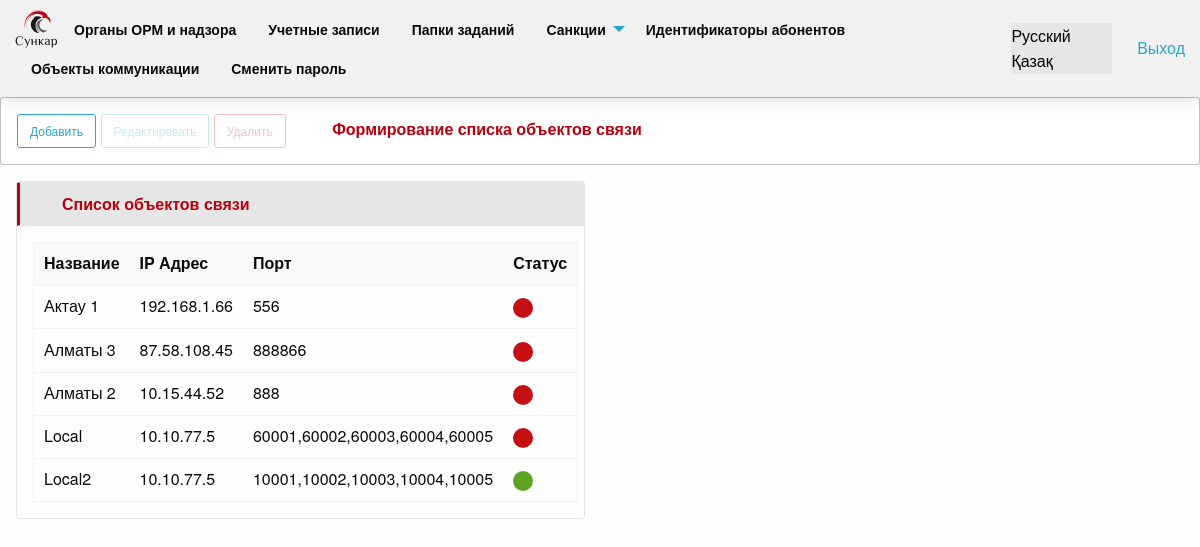
Screenshot of /communication_objects/ (signed in) with the database file from the repository.
### apps/kernel/models.py (models this page shows, shortened)
class CommunicationObject(TimestampMixin):
    class Meta:
        verbose_name = 'Объект связи'
        verbose_name_plural = 'Объекты связи'
        permissions = (
            ('menu_view_communication_objects', 'Объекты связи - в Меню'),
        )
    name = models.CharField(
        max_length=256,
        verbose_name='Название'
    )
    ip_address = models.GenericIPAddressField(
        verbose_name='IP адрес'
    )
    port = models.CharField(
        max_length=128,
        verbose_name='порт'
    )
    state = models.BooleanField(
        default=True,
        verbose_name='Статус'
    )

### apps/kernel/views.py (the view)
class CommunicationObjectView(ListView):
    template_name = 'kernel/communication_object/index.html'
    model = models.CommunicationObject
    context_object_name = 'communication_objects'
    def get_context_data(self, *, object_list=None, **kwargs):
        ctx = super().get_context_data(**kwargs)
        ctx['form_obj'] = forms.CommunicationObjectForm
        return ctx

### apps/system/context_processors.py (called while the page is built)
def menu_context(request):
    context_data = dict()
    user = request.user
    if not request.user.is_authenticated:
        return context_data
    groups = Group.objects.filter(user=user).all()
    permissions = set(Permission.objects.filter(user=user))
    for group in groups:
        permissions.update(set(group.permissions.all()))
    items = []
    for perm in permissions:
        if 'menu_view' in perm.codename:
            item = MENU_ITEMS.get(perm.codename)
            if item:
                items.append(item)
    items = sorted(items, key=lambda k: k.get('priority'))
    context_data['menu_items'] = items
    return context_data

### apps/kernel/templates/kernel/communication_object/index.html (shortened to what this page needs)
{% extends 'kernel/communication_object/base_communication_object.html' %}
{% load i18n %}
{% block actions %}
    <a class="button small hollow button_custom" onclick="onAdd()">
        {% translate 'add_button' %}
    </a>
    <button class="button small hollow button_custom action_button" disabled onclick="onEdit(this)">
        {% translate 'edit_button' %}
    </button>
    <button class="button small hollow alert button_custom action_button" disabled data-open="delete-window"
            onclick="onDelete(this)">
        {% translate 'delete_button' %}
    </button>
    <span class="headers_section">
        {% translate 'header_section_communication_object' %}
    </span>
{% endblock %}
{% block content %}
    <div class="card">
        <div class="card-divider">
            <span class="headers_local">
                {% translate 'header_list_communication_objects' %}
            </span>
        </div>
        <div class="card-section">
            <table class="unstriped">
                <thead>
                <tr>
                    <th>Название</th>
                    <th>IP Адрес</th>
                    <th>Порт</th>
                    <th>Статус</th>
                </tr>
                </thead>
                <tbody>
                {% for obj in communication_objects %}
                    <tr class="items" id="{{ obj.id }}">
                        <td>
                            {{ obj.name }}
                        </td>
                        <td>
                            {{ obj.ip_address }}
                        </td>
                        <td>
                            {{ obj.port }}
                        </td>
                        <td>
                            {% if obj.state %}
                                <span class="badge success">&nbsp;</span>
                            {% else %}
                                <span class="badge alert">&nbsp;</span>
                            {% endif %}
                        </td>
                    </tr>
                {% endfor %}
                </tbody>
            </table>
        </div>
    </div>
{% endblock %}

### apps/system/static/css/app.css (style rules this page uses)
.button_custom { margin-bottom: 0; }
.headers_section { margin: 0; font-weight: 600; padding: 9px 20px 9px 42px; color: #b6010e; outline: none; border-radius: 0; user-select: none; }
.headers_local { border: 1px solid #e6e6e6; border-left: 3px solid #b6010e; margin: 0; font-weight: 600; padding: 9px 20px 9px 42px; color: #b6010e; outline: none; border-radius: 0; user-select: none; }
.card-divider { padding: 0 !important; }

### rows the page displays
CommunicationObject: name "Актау 1", ip_address "192.168.1.66", port "556", state False (drawn)
CommunicationObject: name "Алматы 3", ip_address "87.58.108.45", port "888866", state False (drawn)
CommunicationObject: name "Алматы 2", ip_address "10.15.44.52", port "888", state False (drawn)
CommunicationObject: name "Local", ip_address "10.10.77.5", port "60001,60002,60003,60004,60005", state False (drawn)
CommunicationObject: name "Local2", ip_address "10.10.77.5", port "10001,10002,10003,10004,10005", state True (drawn)

### other values shown
{{ item.name }} "Органы ОРМ и надзора" "Учетные записи" "Папки заданий" "Идентификаторы абонентов" "Объекты коммуникации" "Сменить пароль"
{{ item.name }} "Санкции"
{{ language.name_local }} "Русский" "Қазақ"
